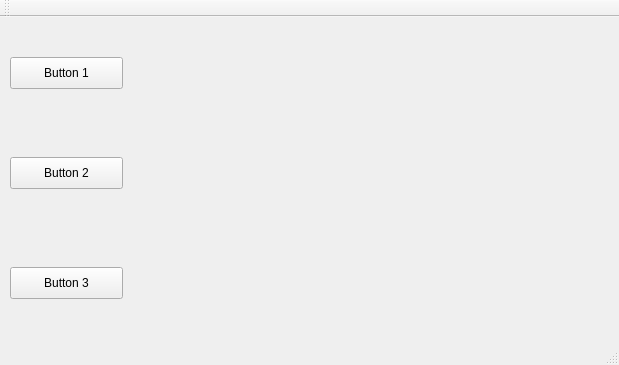
<?xml version="1.0" encoding="UTF-8"?>
<ui version="4.0">
 <class>MainWindow</class>
 <widget class="QMainWindow" name="MainWindow">
  <property name="geometry">
   <rect>
    <x>0</x>
    <y>0</y>
    <width>619</width>
    <height>365</height>
   </rect>
  </property>
  <property name="windowTitle">
   <string>MainWindow</string>
  </property>
  <widget class="QWidget" name="centralWidget">
   <widget class="QPushButton" name="FirstButton">
    <property name="geometry">
     <rect>
      <x>10</x>
      <y>40</y>
      <width>113</width>
      <height>32</height>
     </rect>
    </property>
    <property name="text">
     <string>Button 1</string>
    </property>
   </widget>
   <widget class="QPushButton" name="SecondButton">
    <property name="geometry">
     <rect>
      <x>10</x>
      <y>140</y>
      <width>113</width>
      <height>32</height>
     </rect>
    </property>
    <property name="text">
     <string>Button 2</string>
    </property>
   </widget>
   <widget class="QPushButton" name="ThirdButton">
    <property name="geometry">
     <rect>
      <x>10</x>
      <y>250</y>
      <width>113</width>
      <height>32</height>
     </rect>
    </property>
    <property name="text">
     <string>Button 3</string>
    </property>
   </widget>
  </widget>
  <widget class="QMenuBar" name="menuBar">
   <property name="geometry">
    <rect>
     <x>0</x>
     <y>0</y>
     <width>619</width>
     <height>22</height>
    </rect>
   </property>
  </widget>
  <widget class="QToolBar" name="mainToolBar">
   <attribute name="toolBarArea">
    <enum>TopToolBarArea</enum>
   </attribute>
   <attribute name="toolBarBreak">
    <bool>false</bool>
   </attribute>
  </widget>
  <widget class="QStatusBar" name="statusBar"/>
 </widget>
 <layoutdefault spacing="6" margin="11"/>
 <resources/>
 <connections/>
</ui>
